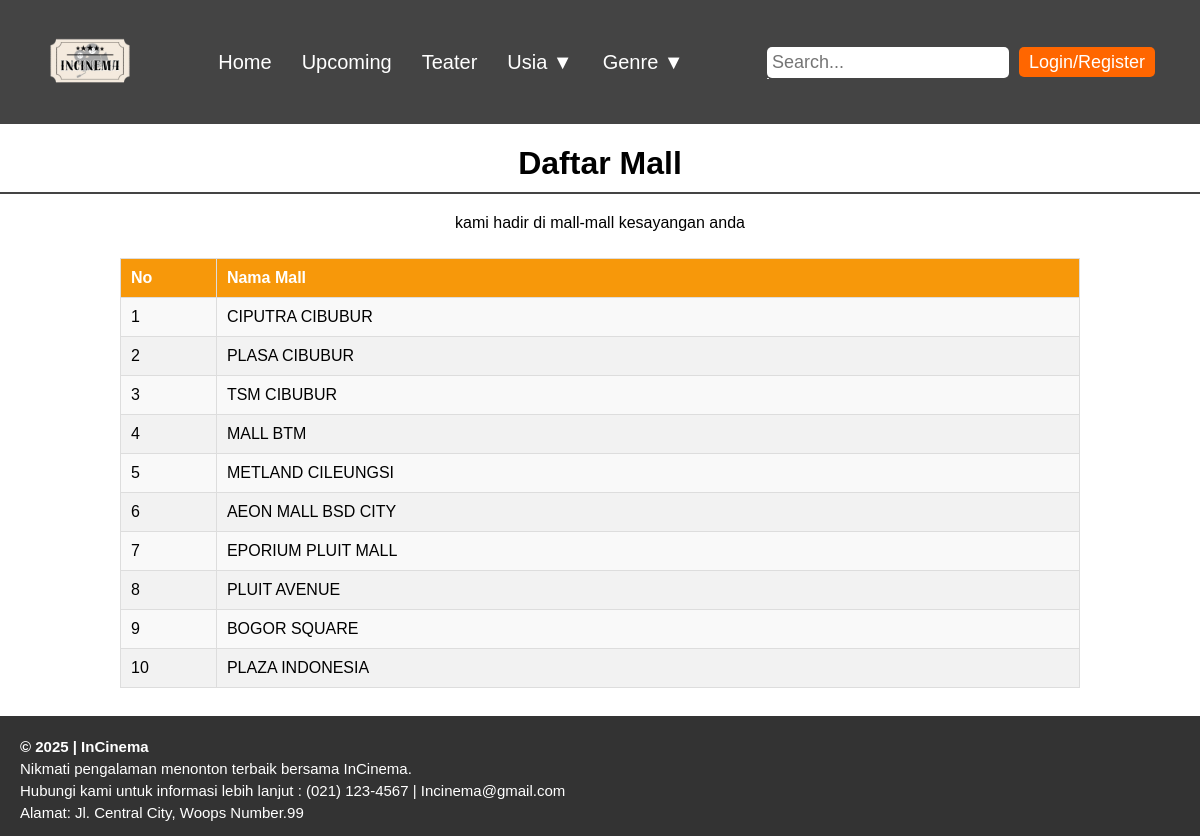
/teater.php, run on the app's committed database.
### tables this page shows
CREATE TABLE `akun_mall` (
  `id` int(11) NOT NULL,
  `email` varchar(255) NOT NULL,
  `password` varchar(231) NOT NULL,
  `nama_mall` varchar(231) NOT NULL,
  `nik` varchar(231) NOT NULL
);

### teater.php (the view, shortened to what this page needs)
<?php
include 'koneksi.php';
$query = "SELECT * FROM akun_mall";
$result = mysqli_query($conn, $query);
?>
<!DOCTYPE html>
<html lang="id">
<head>
    <link rel="stylesheet" href="assets/css/style.css">
</head>
<body>
    <div class="main-container">
        <?php include 'assets/template/header.php'?>
        <h1 class="h1-style">Daftar Mall</h1>
        <p class="uhuy">Kami hadir di Mall-mall kesayangan anda</p>
        <div class="table-container">
        <table>
    <tr>
        <th>No</th>
        <th>Nama Mall</th>
    </tr>
    <tbody>
        <?php if (mysqli_num_rows($result) > 0): ?>
            <?php $no = 1; ?>
            <?php while ($row = mysqli_fetch_assoc($result)): ?>
                <tr>
                    <td><?= $no++ ?></td>
                    <td><?= htmlspecialchars($row['nama_mall']) ?></td>
                </tr>
            <?php endwhile; ?>
        <?php else: ?>
            <tr>
                <td colspan="2">Data tidak ditemukan</td>
            </tr>
        <?php endif; ?>
    </tbody>
</table>
            <br>
        </div>
        <?php include 'assets/template/foooter.php'?>
    </div>
</body>
</html>

### assets/template/header.php (shortened to what this page needs)
<header>
    <div class="logo">
        <img src="assets/img/logo_incinema.png" alt="Logo">
    </div>
    <nav>
        <ul>
            <li><a href="index.php">Home</a></li>
            <li><a href="upcoming.php">Upcoming</a></li>
            <li><a href="teater.php">Teater</a></li>
            <li class="dropdown">
                <a href="#">Usia &#9660;</a>
            </li>
            <li class="dropdown">
                <a href="#">Genre &#9660;</a>
            </li>
        </ul>
    </nav>
    <div class="search-login">
        <div class="relative w-64">
            <input type="text" placeholder="Search..." id="searchMovie">
            <ul id="movieResults" class="absolute bg-white border border-gray-300 rounded-md w-full mt-1 shadow-md hidden overflow-y-auto max-h-52 z-50"></ul>
        </div>
        <nav>
            <ul>
                <li class="dropdown">
                    <?php if (isset($_SESSION['name'])): ?>
                        <button class="login-btn"><?php echo $_SESSION['name']; ?> &#9660;</button>
                        <div class="dropdown-content">
                            <a href="logout.php">Logout</a>
                            <a class="dropdown-item" href="riwayat.php?username=<?php echo $_SESSION['email']; ?>">Riwayat Transaksi</a>
                        </div>
                    <?php else: ?>
                        <a href="login.php" class="login-btn">Login/Register</a>
                    <?php endif; ?>
                </li>
            </ul>
        </nav>
    </div>
</header>

### assets/template/foooter.php
<footer>
            <div class="footer-content">
                <p>© 2025 | InCinema </p>
                <p>Nikmati pengalaman menonton terbaik bersama InCinema.</>
                <p>Hubungi kami untuk informasi lebih lanjut : (021) 123-4567 | Incinema@gmail.com</p>
                <p>Alamat: Jl. Central City, Woops Number.99</p>
                </div>
        </footer>

### assets/css/style.css (style rules this page uses)
body { margin: 0; font-family: Arial, sans-serif; }
.main-container { width: 100%; position: relative; }
header { display: flex; justify-content: space-between; align-items: center; padding: 10px 40px; background-color: #444; color: white; }
.logo img { height: 100px; }
nav ul { list-style-type: none; margin: 0; padding: 0; display: flex; }
nav ul li { margin: 0 15px; }
nav ul li a { text-decoration: none; color: white; font-size: 20px; transition: color 0.3s ease; }
nav ul li.dropdown { position: relative; }
.search-login { display: flex; align-items: center; padding-inline: 5px; }
.search-login input { padding: 5px; margin-right: 10px; border-radius: 5px; border: none; font-size: 18px; }
.search-login nav ul li { margin: 0; }
.search-login nav ul li .login-btn { background-color: #ff6600; color: white; border: none; border-radius: 5px; cursor: pointer; font-size: 18px; padding: 5px 10px; }
footer { background-color: #333; color: white; padding: 60px 0; position: relative; width: 100%; box-sizing: border-box; }
footer .footer-content { position: absolute; left: 20px; bottom: 10px; }
footer .footer-content p { margin: 5px 0; font-size: 15px; }
footer .footer-content p:first-child { font-weight: bold; }
.table-container { width: 80%; margin: 0 auto; padding: 10px; }
table { width: 100%; border-collapse: collapse; margin: 0 auto; background-color: #f9f9f9; }
table th, table td { padding: 10px; text-align: left; border: 1px solid #ddd; }
table th:first-child, table td:first-child { width: 10%; }
table th:nth-child(2), table td:nth-child(2) { width: 90%; }
table th { background-color: #f7980a; color: white; }
table tr:nth-child(even) { background-color: #f2f2f2; }
h1 { text-align: center; text-transform: capitalize; color: #100700; }
.h1-style { text-align: center; color: black; font-size: 2em; margin-bottom: 20px; border-bottom: 2px solid #444; padding-bottom: 10px; }
.uhuy { text-align: center; text-transform: lowercase; text-decoration-color: #333; }

### assets/template/header.php (style rules this page uses)
#movieResults { position: absolute; width: auto; background: white; border: 1px solid #ddd; border-top: none; list-style: none; padding: 0; margin: 0; max-height: 200px; overflow-y: auto; z-index: 9999; }

### data on the page
akun_mall: nama_mall "CIPUTRA CIBUBUR"
akun_mall: nama_mall "PLASA CIBUBUR"
akun_mall: nama_mall "TSM CIBUBUR"
akun_mall: nama_mall "MALL BTM"
akun_mall: nama_mall "METLAND CILEUNGSI"
akun_mall: nama_mall "AEON MALL BSD CITY"
akun_mall: nama_mall "EPORIUM PLUIT MALL"
akun_mall: nama_mall "PLUIT AVENUE"
akun_mall: nama_mall "BOGOR SQUARE"
akun_mall: nama_mall "PLAZA INDONESIA"
